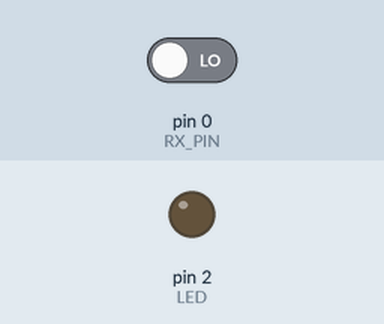
The sketch below on a simulated Arduino Uno, built with avr-gcc and run on an emulated ATmega328P. Shown: output pins drawn as LEDs (lit = HIGH). The test bench sets the inputs (shaded band); at power-on: pin 0 (RX_PIN) LOW.

Above: at 0.2 s.
Timing chart, 0 to 1.7 s (numbered marks = the images above):
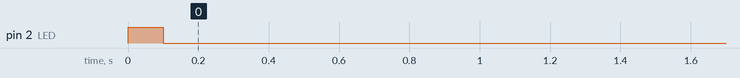

Measured:
- by itself, pin 2 (LED): HIGH → LOW at 0.10 s

The sketch:

rf433.ino
```cpp
#include <Manchester.h>

/*
  Manchester Receiver for Attiny
  In this example receiver will receive one 16 bit number per
  transmittion to switch a relay on or off.
  try different speeds using these constants, your maximum possible
  speed will depend on various factors like transmitter type,
  distance,  microcontroller speed, ...

  MAN_300 0
  MAN_600 1
  MAN_1200 2
  MAN_2400 3
  MAN_4800 4
  MAN_9600 5
  MAN_19200 6
  MAN_38400 7
*/
#define RX_PIN 0
#define LED 2

void setup()
{
  man.setupReceive(RX_PIN, MAN_1200);
  man.beginReceive();
  pinMode(LED, OUTPUT);
  digitalWrite(LED, HIGH);
  delay(100);
}
void loop() {
  digitalWrite(LED, LOW);
  if (man.receiveComplete()) {
    uint16_t m = man.getMessage();
    man.beginReceive(); //start listening for next message right
                        //after you retrieve the message
    if (m == 2761) {
      digitalWrite(LED, HIGH);
      delay(100);
    }
  }
}
```
